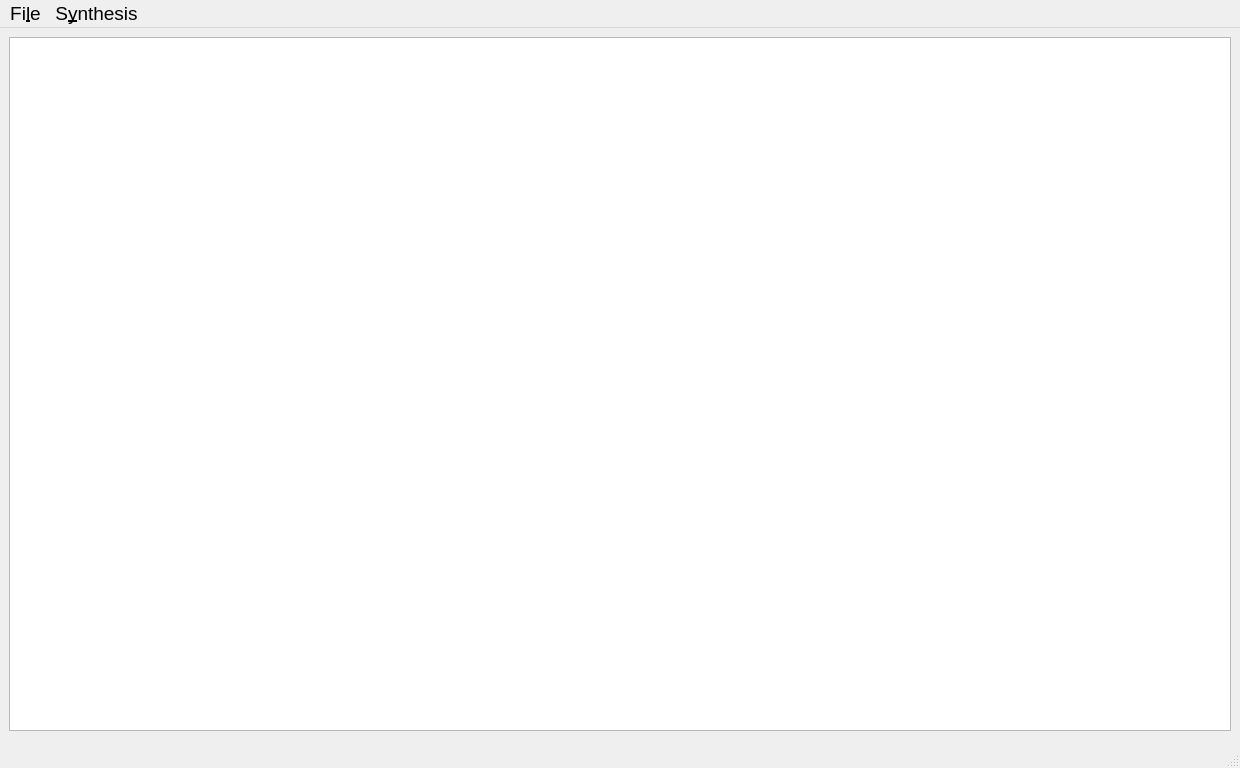
<?xml version="1.0" encoding="UTF-8"?>
<ui version="4.0">
 <class>MainWindow</class>
 <widget class="QMainWindow" name="MainWindow">
  <property name="geometry">
   <rect>
    <x>0</x>
    <y>0</y>
    <width>1240</width>
    <height>768</height>
   </rect>
  </property>
  <property name="font">
   <font>
    <pointsize>14</pointsize>
   </font>
  </property>
  <property name="windowTitle">
   <string>MainWindow</string>
  </property>
  <widget class="QWidget" name="centralwidget">
   <property name="sizePolicy">
    <sizepolicy hsizetype="Preferred" vsizetype="Preferred">
     <horstretch>0</horstretch>
     <verstretch>0</verstretch>
    </sizepolicy>
   </property>
   <layout class="QGridLayout" name="gridLayout">
    <item row="0" column="0">
     <layout class="QHBoxLayout" name="horizontalLayout">
      <item>
       <widget class="QGraphicsView" name="graphicsView">
        <property name="sizePolicy">
         <sizepolicy hsizetype="Expanding" vsizetype="Expanding">
          <horstretch>0</horstretch>
          <verstretch>0</verstretch>
         </sizepolicy>
        </property>
       </widget>
      </item>
     </layout>
    </item>
   </layout>
  </widget>
  <widget class="QMenuBar" name="menubar">
   <property name="geometry">
    <rect>
     <x>0</x>
     <y>0</y>
     <width>1240</width>
     <height>46</height>
    </rect>
   </property>
   <widget class="QMenu" name="menuFile">
    <property name="title">
     <string>Fi&amp;le</string>
    </property>
    <addaction name="actionOpen"/>
    <addaction name="actionSave"/>
    <addaction name="separator"/>
    <addaction name="actionClose"/>
    <addaction name="separator"/>
    <addaction name="actionQuit"/>
   </widget>
   <widget class="QMenu" name="menuSynthesis">
    <property name="title">
     <string>S&amp;ynthesis</string>
    </property>
    <addaction name="actionGenerateImage"/>
    <addaction name="actionKotelnikov"/>
   </widget>
   <addaction name="menuFile"/>
   <addaction name="menuSynthesis"/>
  </widget>
  <widget class="QStatusBar" name="statusbar"/>
  <action name="actionOpen">
   <property name="text">
    <string>&amp;Open...</string>
   </property>
   <property name="statusTip">
    <string>Open image file</string>
   </property>
   <property name="shortcut">
    <string>Ctrl+O</string>
   </property>
  </action>
  <action name="actionClose">
   <property name="text">
    <string>&amp;Close</string>
   </property>
   <property name="statusTip">
    <string>Clear graphics view</string>
   </property>
   <property name="shortcut">
    <string>Ctrl+W</string>
   </property>
  </action>
  <action name="actionQuit">
   <property name="text">
    <string>&amp;Quit</string>
   </property>
   <property name="statusTip">
    <string>Quit application</string>
   </property>
   <property name="shortcut">
    <string>Ctrl+Q</string>
   </property>
  </action>
  <action name="actionGenerateImage">
   <property name="text">
    <string>&amp;Generate image...</string>
   </property>
   <property name="statusTip">
    <string>Produce an image with specified parameters</string>
   </property>
  </action>
  <action name="actionKotelnikov">
   <property name="text">
    <string>&amp;Kotelnikov</string>
   </property>
   <property name="statusTip">
    <string>Kotelnikov theorem in action</string>
   </property>
  </action>
  <action name="actionSave">
   <property name="text">
    <string>&amp;Save as...</string>
   </property>
   <property name="statusTip">
    <string>Save image to a file</string>
   </property>
   <property name="shortcut">
    <string>Ctrl+S</string>
   </property>
  </action>
 </widget>
 <resources/>
 <connections/>
</ui>
